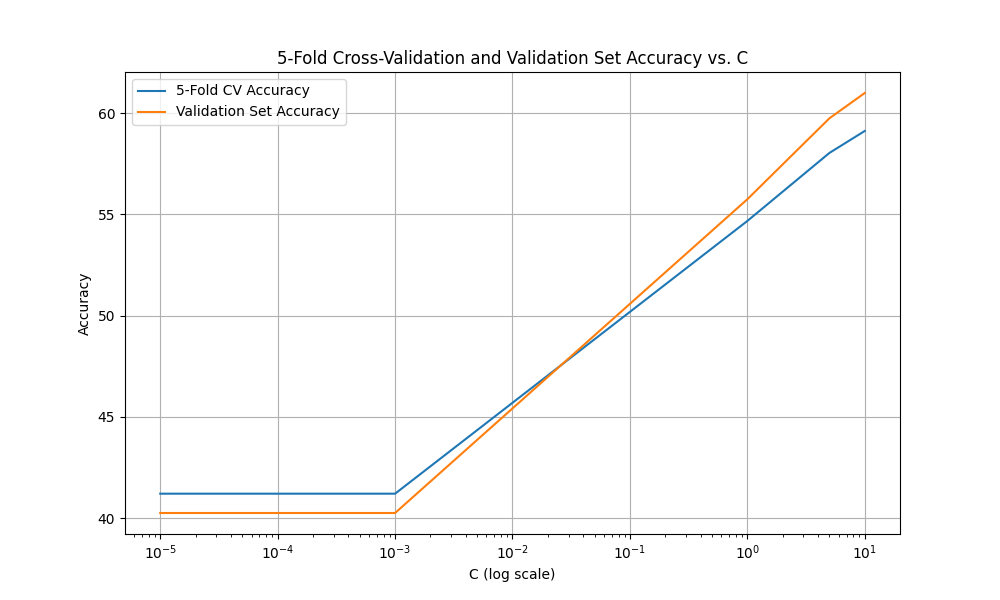

The script that saved this image:
import pandas as pd
import numpy as np
from sklearn.svm import SVC
from sklearn.metrics import confusion_matrix, accuracy_score, classification_report
from sklearn.model_selection import cross_val_score
import cv2
import os
import matplotlib.pyplot as plt

x_train = []
y_train = []
def add_data(path: str, label: int):
  global df
  global y
  global x_train
  for file in os.listdir(path):
    image = cv2.imread(f'{path}/{file}')
    x_train.append(np.array(image).reshape(-1) / 255)
    y_train.append(label)
    
add_data('Q2/resized_train_0', 0)
add_data('Q2/resized_train_1', 1)
add_data('Q2/resized_train_2', 2)
add_data('Q2/resized_train_3', 3)
add_data('Q2/resized_train_4', 4)
add_data('Q2/resized_train_5', 5)

# Test
x_test= []
y_test = []
def read_test(path: str, label: int):
  global x_test
  global y_test
  for file in os.listdir(path):
    image = cv2.imread(f'{path}/{file}')
    x_test.append(np.array(image).reshape(-1) / 255)
    y_test.append(label)
    
read_test("Q2/resized_test_0", 0)
read_test("Q2/resized_test_1", 1)
read_test("Q2/resized_test_2", 2)
read_test("Q2/resized_test_3", 3)
read_test("Q2/resized_test_4", 4)
read_test("Q2/resized_test_5", 5)

# Train
cross_validation_accuracies = []
validation_accuracies = []

C = [1e-5, 1e-3, 1, 5, 10]
for c in C:
  svc = SVC(C=c, kernel='rbf', gamma=0.001)
  score = np.mean(cross_val_score(svc, x_train, y_train, cv=5))
  cross_validation_accuracies.append(score * 100)
  print(f'C = {c}')
  print(f'5-Fold Cross Validation Accuracy: {score * 100}%')
  svc.fit(x_train, y_train)
  score = svc.score(x_test, y_test)
  validation_accuracies.append(score * 100)
  print(f'Validation Accuracy: {score * 100}%')
  
  
plt.figure(figsize=(10, 6))
plt.semilogx(C, cross_validation_accuracies, label='5-Fold CV Accuracy')
plt.semilogx(C, validation_accuracies, label='Validation Set Accuracy')
plt.xlabel('C (log scale)')
plt.ylabel('Accuracy')
plt.title('5-Fold Cross-Validation and Validation Set Accuracy vs. C')
plt.legend()
plt.grid(True)
plt.savefig('d.png')
plt.show()

print(cross_validation_accuracies, validation_accuracies)